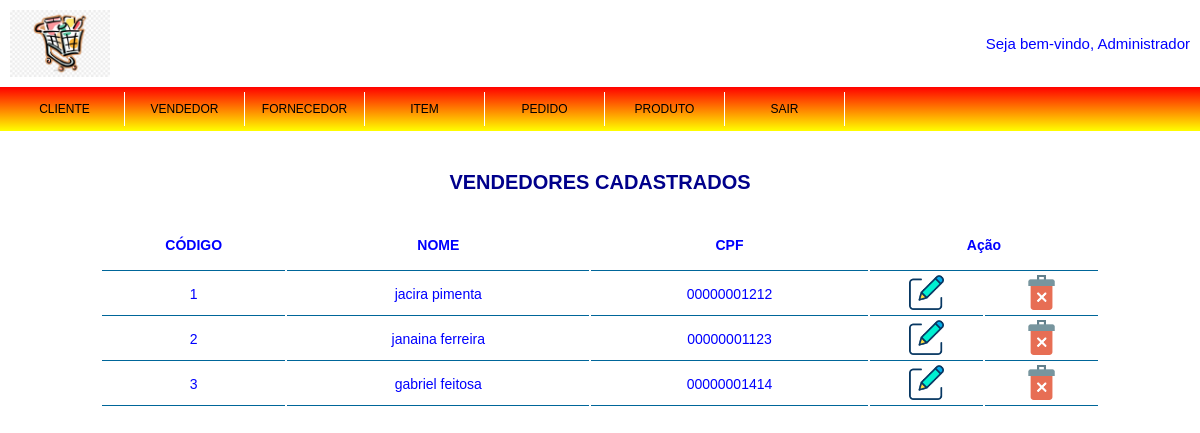
The app's page /admin/vendedor/exibir.php (signed in) with its own data.
### tables this page shows
CREATE TABLE `vendedor` (
  `codigo_vendedor` int(11) NOT NULL,
  `nome` varchar(50) NOT NULL,
  `cpf` bigint(11) UNSIGNED ZEROFILL NOT NULL
);

### admin/vendedor/exibir.php (the view)
<?php require('../topo_admin.php');
	require('../../conexao.php');
	$select_vendedor = mysqli_query($conexao, "SELECT * FROM vendedor ORDER BY codigo_vendedor ASC");
		if (mysqli_num_rows($select_vendedor) > 0) {
			$dados_vendedor = mysqli_fetch_assoc($select_vendedor);
		} else {
			echo "<script> alert ('NÃO EXISTEM VENDEDORES CADASTRADOS!');</script>";
			echo "<script> window.location.href='$url_admin/vendedor';</script>";
		}
?>
		<div class="estila_tabela">
			<div><h1>VENDEDORES CADASTRADOS</h1></div>
				<table>
					<tr class="tabela_cabecalho">
						<td>CÓDIGO</td>
						<td>NOME</td>
						<td>CPF</td>
						<td colspan="2">Ação</td>
					</tr>
				<?php do{
					?>
					<tr>
						<td><?php echo $dados_vendedor['codigo_vendedor'];?></td>
						<td><?php echo $dados_vendedor['nome'];?></td>
						<td><?php echo $dados_vendedor['cpf'];?></td>
						<td>
							<a href="editar.php?codigo_vendedor=<?php echo $dados_vendedor['codigo_vendedor'];?>">
								<img src="../../img/editar.png" class="botao_acao" title="Editar">
							</a>
						</td>
						<td>
							<a href="javascript:func()" onclick="confirmar_exclusao('<?php echo $dados_vendedor['codigo_vendedor'];?>')">
								<img src="../../img/excluir.png" class="botao_acao" title="Excluir">
							</a>
						</td>
					</tr>
				<?php }while ($dados_vendedor = mysqli_fetch_assoc($select_vendedor));?>
				</table>
		</div>
</body>
</html>

### css/estilo.css (style rules this page uses)
* { margin: 0; padding: 0; font-family: Arial, Helvetica, sans-serif; color: blue; }
html { font-size: 62.5%; }
h1 { font-size: 4rem; margin-bottom: 2.5rem; color: #00008B; text-align: center; }
.estila_tabela { width: 1000px; margin: 4rem auto; }
.estila_tabela > div > h1 { font-size: 2rem; }
table { width: 100%; }
.tabela_cabecalho { font-weight: 600; height: 5rem; }
td { font-size: 1.4rem; border-bottom: 1px solid #069; text-align: center; }
.botao_acao { width: 35px; clienter:pointer; margin-top: 0.2rem; margin-bottom: 0.2rem; }

### records on screen
vendedor: codigo_vendedor "1", nome "jacira pimenta", cpf "00000001212"
vendedor: codigo_vendedor "2", nome "janaina ferreira", cpf "00000001123"
vendedor: codigo_vendedor "3", nome "gabriel feitosa", cpf "00000001414"

### other values on screen
$_SESSION['nome_completo_login'] "Administrador"
